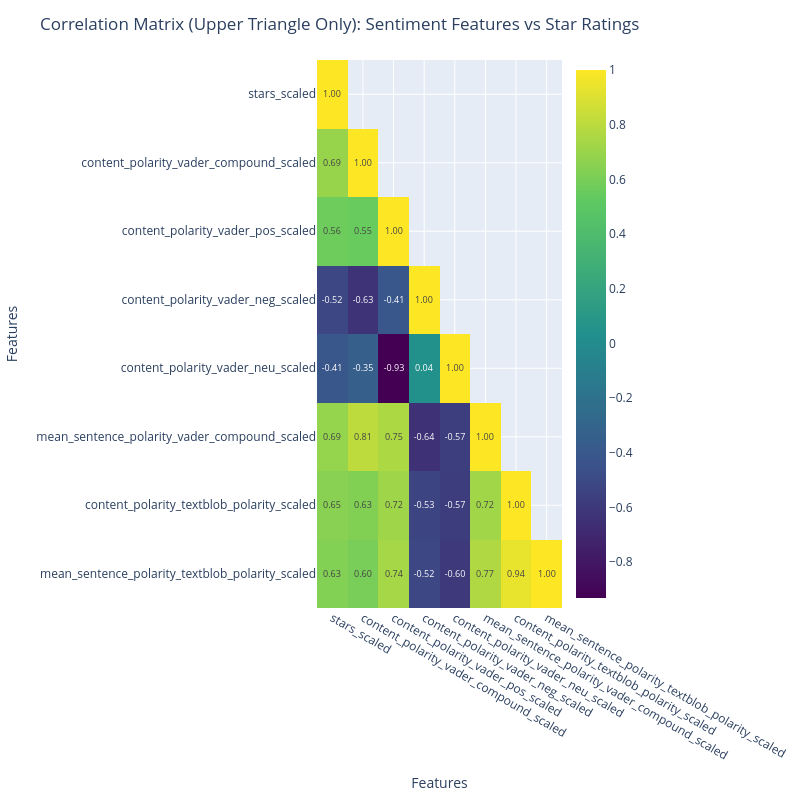

Notebook code cell kept with this figure:
### Code cell
# Select columns for correlation
corr_cols = [
    "stars_scaled",
    "content_polarity_vader_compound_scaled",
    "content_polarity_vader_pos_scaled",
    "content_polarity_vader_neg_scaled",
    "content_polarity_vader_neu_scaled",
    "mean_sentence_polarity_vader_compound_scaled",
    "content_polarity_textblob_polarity_scaled",
    "mean_sentence_polarity_textblob_polarity_scaled"
]

# Compute correlation matrix
corr_matrix = dataset[corr_cols].corr()

# Mask the upper triangle
mask = np.triu(np.ones(corr_matrix.shape), k=1).astype(bool)
corr_masked = corr_matrix.mask(mask)

# Plot interactive heatmap
fig = px.imshow(
    corr_masked.values,
    x=corr_matrix.columns,
    y=corr_matrix.columns,
    color_continuous_scale=ColorPalette.MAIN_PALLETE,
    text_auto=".2f",
    aspect="auto"
)

fig.update_layout(
    title="Correlation Matrix (Upper Triangle Only): Sentiment Features vs Star Ratings",
    xaxis_title="Features",
    yaxis_title="Features",
    width=800,
    height=800
)

fig.show()

### Figure 1 — Plotly figure (JSON) as saved in the notebook; plotly's stock layout.template omitted (floating-point values rounded to 4 significant figures)
{"data": [{"coloraxis": "coloraxis", "hovertemplate": "x: %{x}<br>y: %{y}<br>color: %{z}<extra></extra>", "name": "0", "texttemplate": "%{z:.2f}", "type": "heatmap", "x": ["stars_scaled", "content_polarity_vader_compound_scaled", "content_polarity_vader_pos_scaled", "content_polarity_vader_neg_scaled", "content_polarity_vader_neu_scaled", "mean_sentence_polarity_vader_compound_scaled", "content_polarity_textblob_polarity_scaled", "mean_sentence_polarity_textblob_polarity_scaled"], "xaxis": "x", "y": ["stars_scaled", "content_polarity_vader_compound_scaled", "content_polarity_vader_pos_scaled", "content_polarity_vader_neg_scaled", "content_polarity_vader_neu_scaled", "mean_sentence_polarity_vader_compound_scaled", "content_polarity_textblob_polarity_scaled", "mean_sentence_polarity_textblob_polarity_scaled"], "yaxis": "y", "z": [[1, null, null, null, null, null, null, null], [0.6923, 1, null, null, null, null, null, null], [0.5649, 0.547, 1, null, null, null, null, null], [-0.5164, -0.6301, -0.4061, 1, null, null, null, null], [-0.4112, -0.3462, -0.931, 0.04444, 1, null, null, null], [0.6873, 0.8084, 0.7542, -0.6447, -0.5669, 1, null, null], [0.6478, 0.6266, 0.7175, -0.5305, -0.5724, 0.7202, 1, null], [0.628, 0.5976, 0.7353, -0.5163, -0.5975, 0.7658, 0.9381, 1]]}], "layout": {"coloraxis": {"colorscale": [[0, "#440154"], [0.25, "#3b528b"], [0.5, "#21908d"], [0.75, "#5dc962"], [1, "#fde725"]]}, "height": 800, "margin": {"t": 60}, "title": {"text": "Correlation Matrix (Upper Triangle Only): Sentiment Features vs Star Ratings"}, "width": 800, "xaxis": {"anchor": "y", "domain": [0, 1], "title": {"text": "Features"}}, "yaxis": {"anchor": "x", "autorange": "reversed", "domain": [0, 1], "title": {"text": "Features"}}}}
